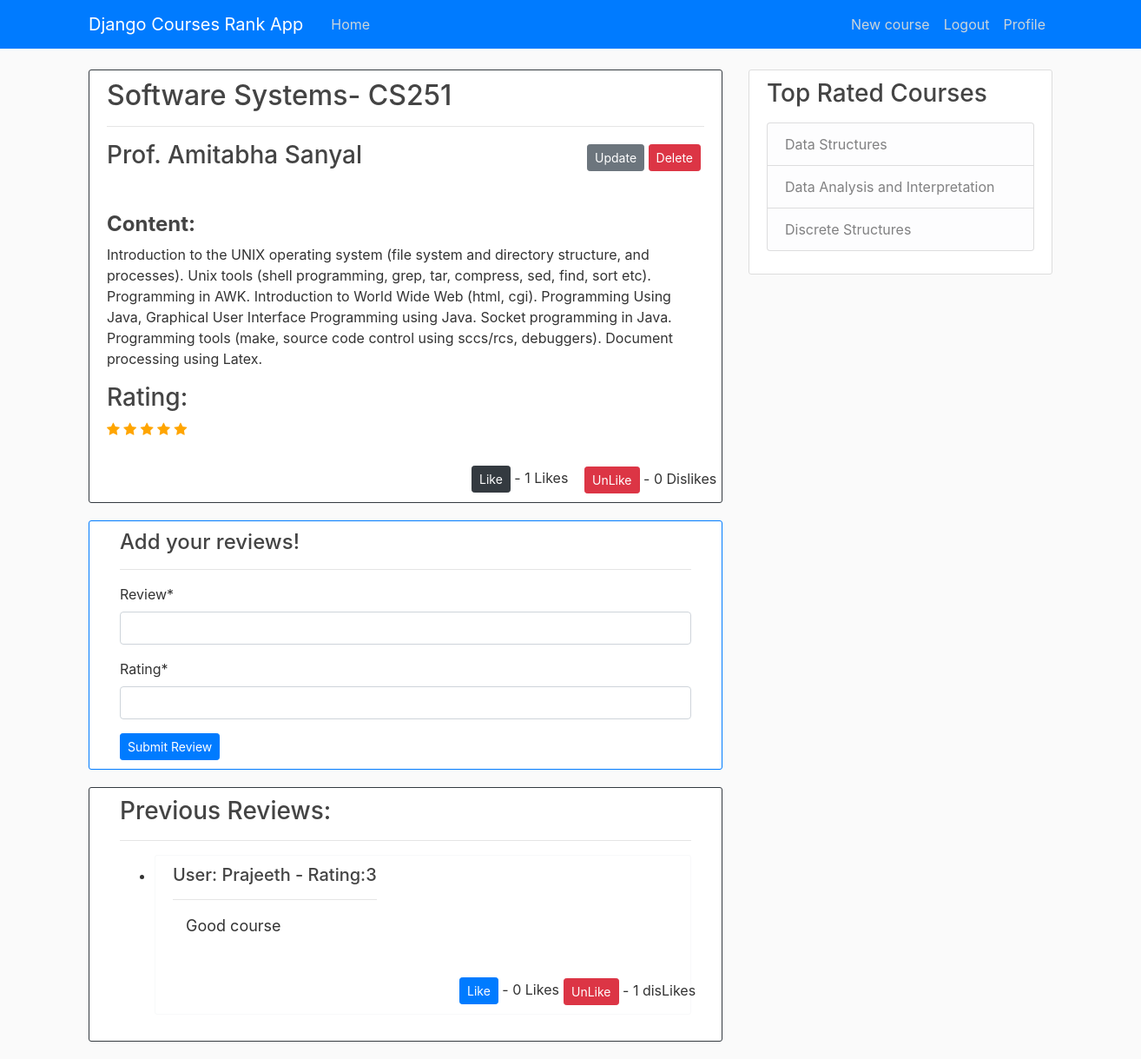
Page /course/5/ (signed in) on the committed database.
### courses/models.py (models this page shows, shortened)
class Course(models.Model):
    course_name = models.CharField(max_length=40)
    course_instructor = models.CharField(max_length=50, default="")
    course_code = models.CharField(max_length=50)
    details = models.TextField()
    rating = models.IntegerField(default = 0)
    course_likes = models.ManyToManyField(User, related_name='likes', blank = True)
    course_dislikes = models.ManyToManyField(User, related_name='dislikes', blank = True)

class Reviews(models.Model):
    course=models.ForeignKey(Course,on_delete=models.CASCADE)
    course_rating=models.IntegerField(default = 0)
    course_review=models.CharField(max_length=150,null=True,blank=True)
    course_rater=models.ForeignKey(User,related_name="reviewer",on_delete=models.CASCADE)
    review_likes = models.ManyToManyField(User, related_name="review_likes", blank=True)
    review_dislikes = models.ManyToManyField(User, related_name="review_dislikes", blank = True)

### courses/views.py (the view)
# urls.py: path('course/<int:pk>/', CourseDetailView.as_view(), name = "courses_detail"),
class CourseDetailView(LoginRequiredMixin, DetailView):
    model = Course
    def get_context_data(self, *args, **kwargs):
        context = super(CourseDetailView, self).get_context_data()
        stuff = get_object_or_404(Course, pk = self.kwargs.get('pk'))
        liked = False
        if stuff.course_likes.filter(pk = self.request.user.pk).exists():
            liked = True
        disliked = False
        if stuff.course_dislikes.filter(pk = self.request.user.pk).exists():
            disliked = True
        context["total_likes"] = stuff.course_likes.count()
        context["total_dislikes"] = stuff.course_dislikes.count()
        context["liked"] = liked
        context["disliked"] = disliked
        context["form"]=CourseReviewForm()
        reviews=Reviews.objects.filter(course=stuff).order_by("-course_rating")
        context["reviews"] = reviews
        context["courses"] = Course.objects.all().order_by("-rating")
        context["rating_count"] = range(stuff.rating)
        context["non_rating_count"] = range(5 - stuff.rating)
        return context

### courses/forms.py
class CourseReviewForm(forms.Form):
    Review=forms.CharField(max_length=150,required=True)
    Rating=forms.IntegerField(validators=[
            MaxValueValidator(5),
            MinValueValidator(0)
        ])
    sender=forms.ModelChoiceField(queryset=User.objects,widget=forms.HiddenInput)
    class Meta:
        model = Reviews
        fields = ['Review','Rating']
        exclude=('sender',)

### courses/templates/courses/course_detail.html (shortened to what this page needs)
{% extends "courses/base.html" %}
{% load crispy_forms_tags %}
{% block content %}
    <article class="media content-section border border-dark">
        <div class="media-body">
            <h2><a class="article-title" href="#">{{ object.course_name }}</a>- {{ object.course_code }}</h2>
            <hr>
            <div class = "article meta-data" style = "position:absolute;right:40px">
                {% if user.is_superuser %}
                    <a clear = "right" class = "btn btn-secondary btn-sm mt-1 mb-1" href="{% url 'courses_update' object.pk %}">Update</a>
                    <a class = "btn btn-danger btn-sm mt-1 mb-1" href="{% url 'courses_delete' object.pk %}">Delete</a>
                {% endif %}
            </div>
            <h3 class="article-content">{{ object.course_instructor }}</h3>
            <p class="article-content">
                <h4><b>Content:</b></h4>
                {{ object.details }}
            </p>
            <h3 class="article-content">Rating:</h3>
                {% for i in rating_count %}
                    <span class = "fa fa-star" style="color:orange"></span>
                {% endfor %}
            <form action="{% url 'like_course' object.id %}" style = "position: relative;left:420px;top:30px;" method = "POST">
                <button type = "submit" value = '{{ object.id }}' class = "btn btn-dark btn-sm">
                    Like
                </button>
                - {{ total_likes }} Likes
            </form>
            <form action="{% url 'dislike_course' object.id %}" style = "position: relative;left:550px;top:0px;" method = "POST">
                <button type = "submit" value = '{{ object.id }}' class = "btn btn-danger btn-sm">
                    UnLike
                </button>
                - {{ total_dislikes }} Dislikes
            </form>
        </div>
    </article>
    <article class = "media content-section border border-primary">
        <div class = "container">
            <h4>Add your reviews!</h4>
            <hr>
            <form action="{% url 'form' object.pk %}" method="POST">
                {{ form|crispy }}
                <button type ="submit" style = "position: relative;left:0px;top:0px;" class="btn btn-primary btn-sm">
                    Submit Review
                </button>
            </form>
        </div>
    </article>
    {% if reviews.count %}
        <article class="media content-section border border-dark">
            <div class = "container">
            {% if reviews.count %}
                <h3>Previous Reviews: </h3>
                <hr>
                <ul>
                    {% for review in reviews %}
                    <li>
                        <article class="media content-section border border-light">
                        <div>
                            <h5>User: {{ review.course_rater.username }} - Rating:{{ review.course_rating }}</h5>
                        <hr>
                        <div class = "container" style="font-size: large;"><p>{{ review.course_review }}</p></div>
                        <form action="{% url 'like_review' review.pk %}" style = "position: relative;left:330px;top:30px;" method = "POST">
                            <button type = "submit" value = '{{ review.pk }}' class = "btn btn-primary btn-sm">
                                Like
                            </button>
                            - {{ review.review_likes.count }} Likes
                        </form>
                        <form action="{% url 'dislike_review' review.pk %}" style = "position: relative;left:450px;top:0px;" method = "POST">
                            <button type = "submit" value = '{{ review.pk }}' class = "btn btn-danger btn-sm">
                                UnLike
                            </button>
                            - {{ review.review_dislikes.count }} disLikes
                        </form>
                    </div>
                    </article>
                    </li>
                    {% endfor %}
                </ul>
            {% endif %}
            </div>
        </article>
    {% endif %}
{% endblock content %}

### courses/templates/courses/base.html (shortened to what this page needs)
{% load static %}
<!DOCTYPE html>
<html>
<head>
    <link rel="stylesheet" href="https://stackpath.bootstrapcdn.com/bootstrap/4.3.1/css/bootstrap.min.css">
    <link rel="stylesheet" type="text/css" href="{% static 'courses/main.css' %}">
    <link rel="stylesheet" href="https://cdnjs.cloudflare.com/ajax/libs/font-awesome/4.7.0/css/font-awesome.min.css">
</head>
<body>
    <header class="site-header">
    <nav class="navbar navbar-expand-md navbar-dark bg-primary   fixed-top">
        <div class="container">
        <a class="navbar-brand mr-4" href="{% url 'courses_home' %}">Django Courses Rank App</a>
        <div class="collapse navbar-collapse" id="navbarToggle">
            <div class="navbar-nav mr-auto">
            <a class="nav-item nav-link" href="{% url 'courses_home' %}">Home</a>
            </div>
            <div class="navbar-nav">
                {% if user.is_authenticated %}
                    {% if user.is_superuser %}
                        <a class = "nav-item nav-link" href = "{% url 'courses_create' %}">New course</a>
                    {% endif %}
                    <a class="nav-item nav-link" href="{% url 'logout' %}">Logout</a>
                    <a class="nav-item nav-link" href="{% url 'profile' %}">Profile</a>
                {% else %}
                    <a class="nav-item nav-link" href="{% url 'login' %}">Login</a>
                    <a class="nav-item nav-link" href="{% url 'register' %}">Register</a>
                {% endif %}
            </div>
        </div>
        </div>
    </nav>
    </header>
    <main role="main" class="container">
    <div class="row">
        <div class="col-md-8">
        {% block content %}{% endblock %}
        </div>
        <div class="col-md-4">
        <div class="content-section">
            <h3>Top Rated Courses</h3>
            <p class='text-muted'>
                <ul class="list-group">
                    <li class="list-group-item list-group-item-light">{{ courses.1.course_name }}</li>
                    <li class="list-group-item list-group-item-light">{{ courses.2.course_name }}</li>
                    <li class="list-group-item list-group-item-light">{{ courses.3.course_name }}</li>
                </ul>
            </p>
        </div>
        </div>
    </div>
    </main>
</body>
</html>

### courses/static/courses/main.css (style rules this page uses)
body { background: #fafafa; color: #333333; margin-top: 5rem; }
h1, h2, h3, h4, h5, h6 { color: #444444; }
ul { margin: 0; }
.site-header .navbar-nav .nav-link { color: #cbd5db; }
.content-section { background: #ffffff; padding: 10px 20px; border: 1px solid #dddddd; border-radius: 3px; margin-bottom: 20px; }
.article-title { color: #444444; }
.article-content { white-space: pre-line; }

### rows in the picture
Course: course_name "Software Systems", course_code "CS251", course_instructor "Prof. Amitabha Sanyal", details "Introduction to the UNIX operating system (file system and directory structure, and processes). Unix tools (shell programming, grep, tar, compress, sed, find, sort etc). Programming in AWK. Introduction to World Wide Web (html, cgi). Programming Using Java, Graphical User Interface Programming using Java. Socket programming in Java. Programming tools (make, source code control using sccs/rcs, debuggers). Document processing using Latex."
Reviews: course_rater.username "Prajeeth", course_rating "3", course_review "Good course", review_likes.count "0", review_dislikes.count "1"
Course: course_name "Data Structures"
Course: course_name "Data Analysis and Interpretation"
Course: course_name "Discrete Structures"

### other values in the picture
{{ total_likes }} "1"
{{ total_dislikes }} "0"
